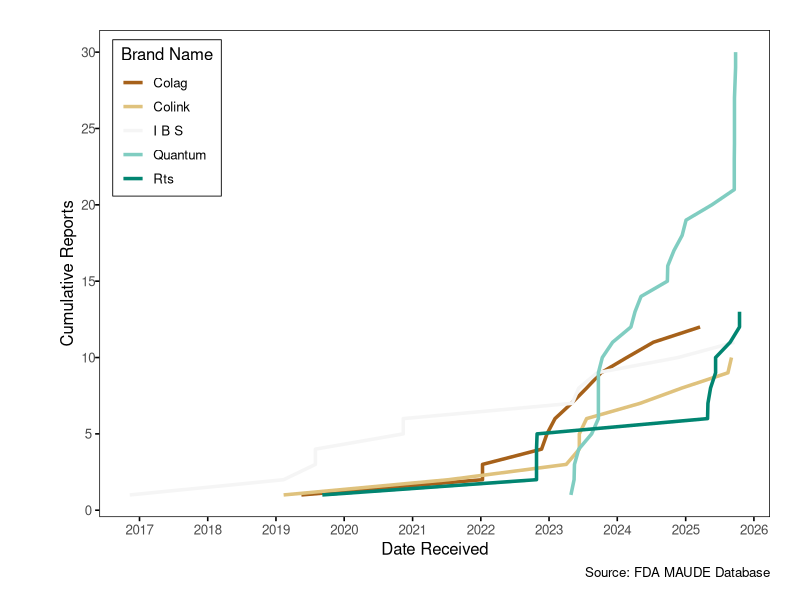
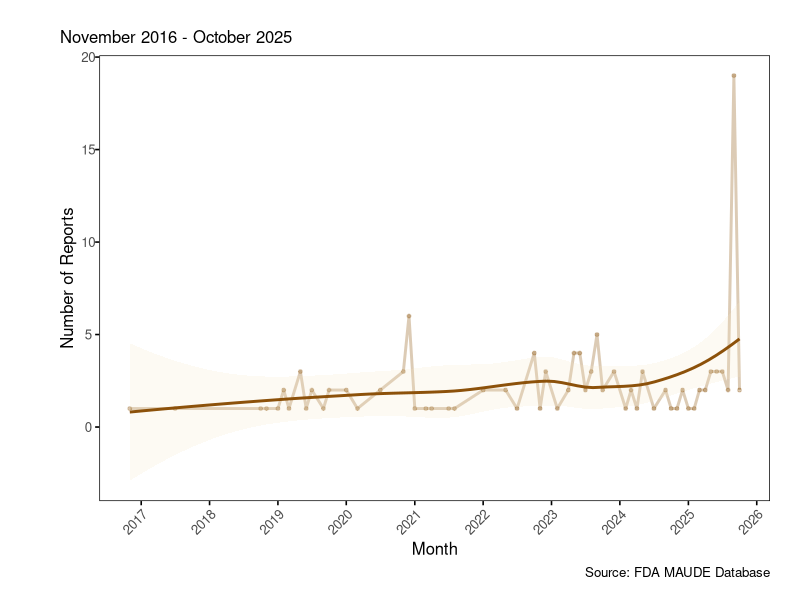
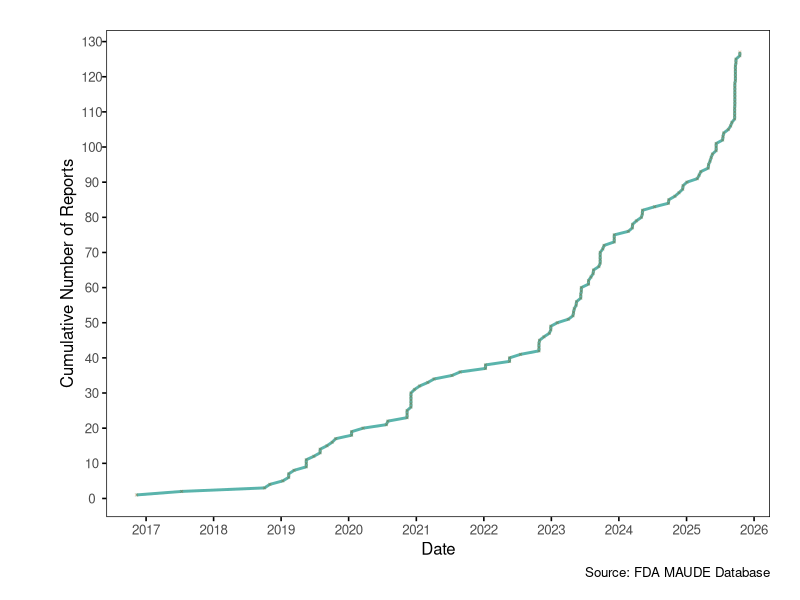
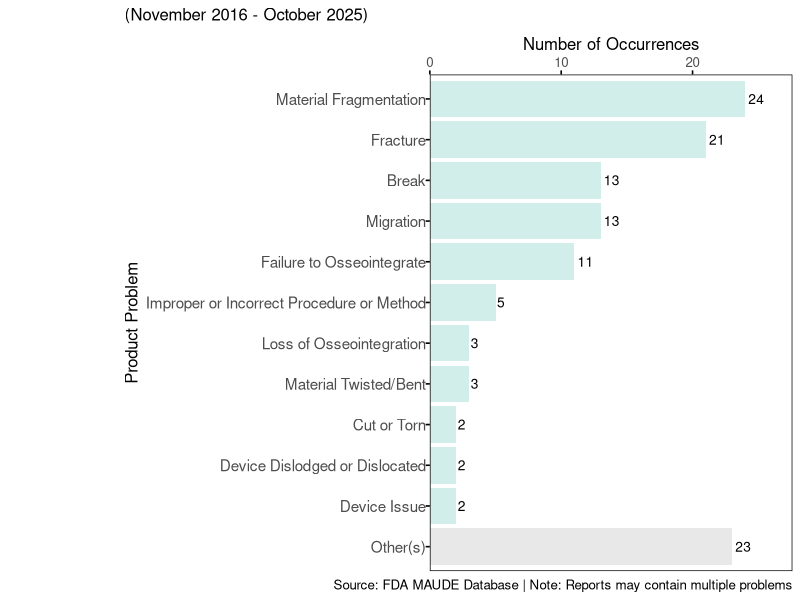
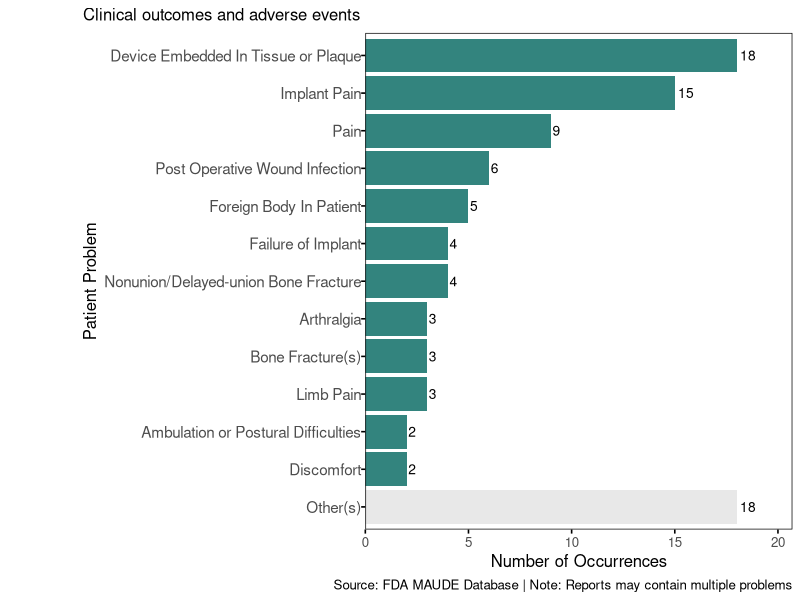

The R script that drew these images, in order:
## ---- chunk 1
#| echo: false
#| results: 'hide'
#| message: false

# Load required libraries
library(tidyverse)
library(lubridate)
library(scales)
library(knitr)

# Custom ggplot2 theme matching base R aesthetics
theme_baseR <- function(base_size = 12) {
  theme_classic(base_size = base_size) %+replace%
    theme(
      panel.grid = element_blank(),
      panel.border = element_rect(color = "black", fill = NA, linewidth = 0.5),
      axis.line = element_blank(),
      axis.ticks = element_line(color = "black"),
      plot.title = element_text(
        hjust = 0.5,
        face = "bold",
        margin = margin(b = 20, t = 10)
      ),
      plot.margin = unit(c(1.5, 1.5, 1, 3), "lines"),  # Increased left margin from 1.5 to 3
      plot.title.position = "plot",
      axis.text.y = element_text(size = rel(1.0))  # Ensure y-axis text is readable
    )
}
theme_set(theme_baseR())

# Save current locale and set to English
original_locale <- Sys.getlocale("LC_TIME")
Sys.setlocale("LC_TIME", "C")

# Color palette using brewer colors
brbg_colors <- scales::brewer_pal(palette = "BrBG")(6)
colors <- list(
  primary   = brbg_colors[1],
  secondary = brbg_colors[2],
  accent    = brbg_colors[3],
  highlight = brbg_colors[4],
  warning   = brbg_colors[5],
  info      = brbg_colors[6]
)

# Configuration
PATIENT_EXCLUSIONS <- c(
  "No Code Available",
  "No Known Impact Or Consequence To Patient",
  "Symptoms or Conditions",
  "No Information",
  "No Consequences Or Impact To Patient",
  "Appropriate Clinical Signs",
  "No Clinical Signs",
  "Conditions Term / Code Not Available",
  "Appropriate Term / Code Not Available",
  "Insufficient Information",
  "No Patient Involvement",
  "Reaction",
  "Patient Problem/Medical Problem"
)

PRODUCT_EXCLUSIONS <- c(
  "Adverse Event Without Identified Device or Use Problem",
  "Appropriate Term/Code Not Available",
  "Unknown (for use when the device problem is not known)",
  "Insufficient Information",
  "No Apparent Adverse Event"
)

# Helper functions
parse_problem_lists <- function(series) {
  series %>%
    str_remove_all("\\[|\\]|'") %>%
    str_split(", ") %>%
    unlist()
}

shorten_brand_name <- function(brand, max_words = 4) {
  words <- str_split(brand, " ")[[1]]
  if (length(words) > max_words) {
    paste(words[1:max_words], collapse = " ")
  } else {
    brand
  }
}
## ---- chunk 2
#| echo: false

# Read the data
data <- read_csv("processed_data.csv", show_col_types = FALSE)
## ---- chunk 3
#| echo: false

# Compute all summary statistics
total_reports <- nrow(data)
date_min <- min(data$date_received, na.rm = TRUE)
date_max <- max(data$date_received, na.rm = TRUE)
duration_days <- as.numeric(date_max - date_min)
duration_months <- round(duration_days / 30.44, 1)

unique_manufacturers <- n_distinct(data$manufacturer_std)
unique_brands <- n_distinct(data$brand_std)

# Patient problems statistics
patient_problems_all_list <- parse_problem_lists(data$patient_problems)

reports_with_patient_problems <- sum(
  !patient_problems_all_list %in% PATIENT_EXCLUSIONS
)

# Monthly statistics
monthly_counts <- data %>%
  mutate(year_month = floor_date(date_received, "month")) %>%
  count(year_month) %>%
  arrange(year_month)

avg_monthly_reports <- round(mean(monthly_counts$n), 1)
max_monthly_reports <- max(monthly_counts$n)
max_month <- monthly_counts %>%
  filter(n == max_monthly_reports) %>%
  slice(1) %>%
  pull(year_month) %>%
  format("%B %Y")
## ---- chunk 4
#| label: tbl-summary-stats
#| tbl-cap: "Summary statistics of FDA MAUDE reports"

summary_stats <- tibble(
  Metric = c(
    "Total Reports",
    "Date Range",
    "Reporting Duration",
    "Unique Manufacturers",
    "Unique Device Brands",
    "Average Monthly Reports",
    "Maximum Monthly Reports"
  ),
  Value = c(
    as.character(format(total_reports, big.mark = ",")),
    as.character(paste(format(date_min, "%B %d, %Y"), "to", format(date_max, "%B %d, %Y"))),
    as.character(paste0(duration_days, " days (", duration_months, " months)")),
    as.character(format(unique_manufacturers, big.mark = ",")),
    as.character(format(unique_brands, big.mark = ",")),
    as.character(paste0(avg_monthly_reports, " reports/month")),
    as.character(paste0(max_monthly_reports, " reports in ", max_month))
  )
)

kable(summary_stats, align = c("l", "l"))
## ---- chunk 5
#| echo: false

# Calculate manufacturer statistics with 80% analysis
manufacturers_all <- data %>%
  count(manufacturer_std, sort = TRUE)

total_all_manufacturers <- sum(manufacturers_all$n)

manufacturers_all <- manufacturers_all %>%
  mutate(
    cumulative_n = cumsum(n),
    cumulative_pct = cumulative_n / total_all_manufacturers
  )

# Get manufacturers that account for 80% of data
# Use lag to check if previous row was < 0.80, ensuring we include the manufacturer that crosses 80%
manufacturers_80 <- manufacturers_all %>%
  mutate(prev_pct = lag(cumulative_pct, default = 0)) %>%
  filter(prev_pct < 0.80) %>%
  select(-prev_pct)

# Ensure we have at least one manufacturer
if(nrow(manufacturers_80) == 0) {
  manufacturers_80 <- manufacturers_all %>% slice_head(n = 1)
}

# Calculate "Other" category
other_manufacturers_n <- total_all_manufacturers - sum(manufacturers_80$n)

n_80_manufacturers <- nrow(manufacturers_80)
total_80_manufacturer_reports <- sum(manufacturers_80$n)
pct_80_manufacturer <- round(100 * total_80_manufacturer_reports / total_reports, 1)
other_manufacturer_pct <- round(100 * other_manufacturers_n / total_reports, 1)

top_manufacturer <- manufacturers_80$manufacturer_std[1]
top_manufacturer_count <- manufacturers_80$n[1]
top_manufacturer_pct <- round(100 * top_manufacturer_count / total_reports, 1)

# Table data (without Other)
manufacturers_table_data <- manufacturers_80
## ---- chunk 6
#| echo: false
#| results: asis
if(other_manufacturers_n > 0) {
  cat(sprintf("
The remaining **%s** reports (**%s%%**) are from other manufacturers.
", 
              format(other_manufacturers_n, big.mark = ","), 
              other_manufacturer_pct))
}
## ---- chunk 7
#| label: tbl-manufacturers
#| tbl-cap: !expr sprintf("Manufacturer(s) representing %s%% of reports", pct_80_manufacturer)

manufacturer_table <- manufacturers_table_data %>%
  mutate(
    Rank = row_number(),
    Manufacturer = manufacturer_std,
    Reports = format(n, big.mark = ","),
    `% of Total` = sprintf("%.2f%%", n / total_reports * 100)
  ) %>%
  select(Rank, Manufacturer, Reports, `% of Total`)

# Add Other(s) row if there are other manufacturers
if(other_manufacturers_n > 0) {
  other_row <- tibble(
    Rank = NA,
    Manufacturer = "Other(s)",
    Reports = format(other_manufacturers_n, big.mark = ","),
    `% of Total` = sprintf("%.2f%%", other_manufacturer_pct)
  )
  manufacturer_table <- bind_rows(manufacturer_table, other_row)
}

kable(manufacturer_table, align = c("c", "l", "r", "r"))
## ---- chunk 8
#| echo: false

# Calculate brand statistics with 80% analysis
brands_all <- data %>%
  count(brand_std, sort = TRUE)

total_all_brands <- sum(brands_all$n)

brands_all <- brands_all %>%
  mutate(
    cumulative_n = cumsum(n),
    cumulative_pct = cumulative_n / total_all_brands
  )

# Get brands that account for 80% of data
# Use lag to check if previous row was < 0.80, ensuring we include the brand that crosses 80%
brands_80 <- brands_all %>%
  mutate(prev_pct = lag(cumulative_pct, default = 0)) %>%
  filter(prev_pct < 0.80) %>%
  select(-prev_pct)

# Ensure we have at least one brand
if(nrow(brands_80) == 0) {
  brands_80 <- brands_all %>% slice_head(n = 1)
}

# Calculate "Other" category
other_brands_n <- total_all_brands - sum(brands_80$n)

n_80_brands <- nrow(brands_80)
total_80_brand_reports <- sum(brands_80$n)
pct_80_brand <- round(100 * total_80_brand_reports / total_reports, 1)
other_brand_pct <- round(100 * other_brands_n / total_reports, 1)

# Keep top 5 for cumulative analysis
top_5_brands <- brands_80 %>% head(5)

top_brand <- brands_80$brand_std[1]
top_brand_count <- brands_80$n[1]
top_brand_pct <- round(100 * top_brand_count / total_reports, 1)

# Table data (without Other)
brands_table_data <- brands_80
## ---- chunk 9
#| echo: false
#| results: asis
if(other_brands_n > 0) {
  cat(sprintf("
The remaining **%s** reports (**%s%%**) are from other brands.
", 
              format(other_brands_n, big.mark = ","), 
              other_brand_pct))
}
## ---- chunk 10
#| label: tbl-brands
#| tbl-cap: !expr sprintf("Device brand(s) representing %s%% of reports", pct_80_brand)

brand_table <- brands_table_data %>%
  mutate(
    Rank = row_number(),
    Brand = brand_std,
    Reports = format(n, big.mark = ","),
    `% of Total` = sprintf("%.2f%%", n / total_reports * 100)
  ) %>%
  select(Rank, Brand, Reports, `% of Total`)

# Add Other(s) row if there are other brands
if(other_brands_n > 0) {
  other_row <- tibble(
    Rank = NA,
    Brand = "Other(s)",
    Reports = format(other_brands_n, big.mark = ","),
    `% of Total` = sprintf("%.2f%%", other_brand_pct)
  )
  brand_table <- bind_rows(brand_table, other_row)
}

kable(brand_table, align = c("c", "l", "r", "r"))
## ---- chunk 11
#| label: fig-brand-cumulative
#| fig-cap: "Cumulative adverse event reports by top 5 brands"
#| fig-width: 8
#| fig-height: 6

brand_cumulative <- data %>%
  filter(brand_std %in% top_5_brands$brand_std) %>%
  arrange(brand_std, date_received) %>%
  group_by(brand_std) %>%
  mutate(
    cumulative = row_number(),
    brand_label = str_to_title(map_chr(brand_std, shorten_brand_name))
  ) %>%
  ungroup()

# Calculate appropriate date breaks
date_range_years <- as.numeric(difftime(max(data$date_received), 
                                        min(data$date_received), 
                                        units = "days")) / 365.25

if(date_range_years > 2) {
  date_labels <- "%Y"
  date_breaks <- "1 year"
} else {
  date_labels <- "%b %Y"
  date_breaks <- "3 months"
}

ggplot(brand_cumulative, aes(x = date_received, y = cumulative, color = brand_label)) +
  geom_line(linewidth = 1.2) +
  scale_color_brewer(palette = "BrBG") +
  scale_x_date(date_labels = date_labels, date_breaks = date_breaks) +
  scale_y_continuous(labels = comma, breaks = pretty_breaks()) +
  labs(
    x = "Date Received",
    y = "Cumulative Reports",
    color = "Brand Name",
    caption = "Source: FDA MAUDE Database"
  ) +
  theme(
    legend.position = c(0.02, 0.98),
    legend.justification = c(0, 1),
    legend.background = element_rect(fill = "white", color = "black", linewidth = 0.3),
    legend.margin = margin(4, 6, 4, 6)
  )
## ---- chunk 12
#| label: fig-temporal-trends
#| fig-cap: "Monthly trend of FDA MAUDE reports"
#| fig-width: 10
#| fig-height: 5

monthly_plot_data <- data %>%
  mutate(year_month = floor_date(date_received, "month")) %>%
  count(year_month)

# Calculate appropriate date breaks based on data range
date_range_years <- as.numeric(difftime(max(data$date_received), 
                                        min(data$date_received), 
                                        units = "days")) / 365.25

if(date_range_years > 2) {
  date_labels <- "%Y"
  date_breaks <- "1 year"
} else {
  date_labels <- "%b %Y"
  date_breaks <- "3 months"
}

ggplot(monthly_plot_data, aes(x = year_month, y = n)) +
  geom_line(color = colors$primary, linewidth = 1, alpha = 0.3) +
  geom_point(color = colors$primary, size = 1, alpha = 0.3) +
  geom_smooth(
    method = "loess", 
    se = TRUE, 
    color = colors$primary, 
    fill = colors$accent, 
    alpha = 0.2
  ) +
  scale_x_date(date_breaks = date_breaks, date_labels = date_labels) +
  scale_y_continuous(breaks = pretty_breaks()) +
  labs(
    subtitle = paste(format(date_min, "%B %Y"), "-", format(date_max, "%B %Y")),
    x = "Month",
    y = "Number of Reports",
    caption = "Source: FDA MAUDE Database"
  ) +
  theme(axis.text.x = element_text(angle = 45, hjust = 1))
## ---- chunk 13
#| echo: false

# Statistical analysis for peak detection
mean_monthly <- mean(monthly_plot_data$n)
sd_monthly <- sd(monthly_plot_data$n)

# Calculate z-scores for each month
monthly_plot_data <- monthly_plot_data %>%
  mutate(
    z_score = (n - mean_monthly) / sd_monthly,
    deviation = n - mean_monthly,
    is_significant = abs(z_score) >= 2  # 95% confidence level (2 standard deviations)
  )

# Identify statistically significant peaks (positive outliers)
significant_peaks <- monthly_plot_data %>%
  filter(z_score >= 2) %>%  # Above 2 standard deviations (p < 0.05)
  arrange(desc(z_score)) %>%
  mutate(
    month_label = format(year_month, "%B %Y"),
    z_score_rounded = round(z_score, 2),
    deviation_pct = round(100 * deviation / mean_monthly, 1)
  )

# Identify statistically significant valleys (negative outliers)
significant_valleys <- monthly_plot_data %>%
  filter(z_score <= -2) %>%
  arrange(z_score) %>%
  mutate(
    month_label = format(year_month, "%B %Y"),
    z_score_rounded = round(abs(z_score), 2),
    deviation_pct = round(100 * abs(deviation) / mean_monthly, 1)
  )

n_significant_peaks <- nrow(significant_peaks)
n_significant_valleys <- nrow(significant_valleys)

# Format peak and valley lists
if(n_significant_peaks > 0) {
  peak_details <- significant_peaks %>%
    mutate(detail = sprintf("%s (%s reports, z=%.2f, +%s%%)", 
                           month_label, 
                           format(n, big.mark = ","),
                           z_score_rounded,
                           deviation_pct)) %>%
    pull(detail)
  peak_list <- paste(peak_details, collapse = "; ")
} else {
  peak_list <- "None detected"
}

if(n_significant_valleys > 0) {
  valley_details <- significant_valleys %>%
    mutate(detail = sprintf("%s (%s reports, z=%.2f, -%s%%)", 
                           month_label, 
                           format(n, big.mark = ","),
                           z_score_rounded,
                           deviation_pct)) %>%
    pull(detail)
  valley_list <- paste(valley_details, collapse = "; ")
} else {
  valley_list <- "None detected"
}

sd_monthly_rounded <- round(sd_monthly, 1)
cv <- round(100 * sd_monthly / mean_monthly, 1)  # Coefficient of variation
## ---- chunk 14
#| echo: false
#| results: asis

# Dynamic output based on presence of peaks and/or valleys
if(n_significant_peaks == 0 && n_significant_valleys == 0) {
  cat("
**Outlier Detection**: No statistically significant peaks or valleys detected at 95% confidence level (|z| < 2).
")
} else {
  # Show peaks if found
  if(n_significant_peaks > 0) {
    cat("
**Statistically Significant Peaks** (≥2 SD above mean, p < 0.05):

")
    cat(sprintf("%d month(s) identified:

", n_significant_peaks))
    for(i in 1:nrow(significant_peaks)) {
      cat(sprintf("- **%s**: %s reports (z=%.2f, +%s%%)
",
                  significant_peaks$month_label[i],
                  format(significant_peaks$n[i], big.mark = ","),
                  significant_peaks$z_score_rounded[i],
                  significant_peaks$deviation_pct[i]))
    }
    cat("
")
  }
  
  # Show valleys if found
  if(n_significant_valleys > 0) {
    cat("
**Statistically Significant Valleys** (≥2 SD below mean, p < 0.05):

")
    cat(sprintf("%d month(s) identified:

", n_significant_valleys))
    for(i in 1:nrow(significant_valleys)) {
      cat(sprintf("- **%s**: %s reports (z=%.2f, -%s%%)
",
                  significant_valleys$month_label[i],
                  format(significant_valleys$n[i], big.mark = ","),
                  significant_valleys$z_score_rounded[i],
                  significant_valleys$deviation_pct[i]))
    }
    cat("
")
  }
}
## ---- chunk 15
#| label: fig-cumulative-reports
#| fig-cap: "Cumulative FDA MAUDE reports over time"
#| fig-width: 10
#| fig-height: 5

cumulative_data <- data %>%
  arrange(date_received) %>%
  mutate(cumulative_count = row_number())

# Calculate appropriate date breaks
date_range_years <- as.numeric(difftime(max(data$date_received), 
                                        min(data$date_received), 
                                        units = "days")) / 365.25

if(date_range_years > 2) {
  date_labels <- "%Y"
  date_breaks <- "1 year"
} else {
  date_labels <- "%b %Y"
  date_breaks <- "3 months"
}

ggplot(cumulative_data, aes(x = date_received, y = cumulative_count)) +
  geom_line(color = colors$warning, linewidth = 1) +
  geom_point(color = colors$primary, size = 0.5, shape = 4, alpha = 0.3) +
  scale_x_date(date_breaks = date_breaks, date_labels = date_labels) +
  scale_y_continuous(breaks = pretty_breaks(n = 10)) +
  labs(
    x = "Date",
    y = "Cumulative Number of Reports",
    caption = "Source: FDA MAUDE Database"
  )
## ---- chunk 16
#| echo: false

# Extract and count individual product problems
product_problems_vector <- parse_problem_lists(data$product_problems)

# Get all product problems sorted by frequency
product_problems_all <- tibble(problems = product_problems_vector) %>%
  filter(
    !is.na(problems) &
    problems != "" &
    !problems %in% PRODUCT_EXCLUSIONS
  ) %>%
  count(problems, sort = TRUE)

total_all_product_problems <- sum(product_problems_all$n)

# Calculate cumulative percentage for 80% analysis
product_problems_all <- product_problems_all %>%
  mutate(
    cumulative_n = cumsum(n),
    cumulative_pct = cumulative_n / total_all_product_problems
  )

# Get items that account for 80% of data
# Use lag to check if previous row was < 0.80, ensuring we include the item that crosses 80%
product_problems_80 <- product_problems_all %>%
  mutate(prev_pct = lag(cumulative_pct, default = 0)) %>%
  filter(prev_pct < 0.80) %>%
  select(-prev_pct)

# Ensure we have at least one item
if(nrow(product_problems_80) == 0) {
  product_problems_80 <- product_problems_all %>% slice_head(n = 1)
}

# Calculate "Other" category
other_problems_n <- total_all_product_problems - sum(product_problems_80$n)

# Add "Other(s)" row for plotting
product_problems_plot <- product_problems_80 %>%
  bind_rows(tibble(problems = "Other(s)", n = other_problems_n)) %>%
  mutate(problems = factor(problems, levels = c("Other(s)", rev(product_problems_80$problems))))

n_80_problems <- nrow(product_problems_80)
total_80_product_problems <- sum(product_problems_80$n)
pct_80 <- round(100 * total_80_product_problems / total_all_product_problems, 1)
other_pct <- round(100 * other_problems_n / total_all_product_problems, 1)
## ---- chunk 17
#| label: fig-product-problems
#| fig-cap: !expr sprintf("Product problems representing %s%% of problem occurrences, plus Other(s) category", pct_80)
#| fig-width: 10
#| fig-height: !expr max(10, (n_80_problems + 1) * 0.45)

ggplot(product_problems_plot, aes(x = problems, y = n)) +
  geom_col(aes(fill = problems == "Other(s)", alpha = problems == "Other(s)"), 
           show.legend = FALSE) +
  scale_fill_manual(values = c("FALSE" = colors$highlight, "TRUE" = "gray85")) +
  scale_alpha_manual(values = c("FALSE" = 0.8, "TRUE" = 0.6)) +
  geom_text(aes(label = n), hjust = -0.2, size = 3.5) +
  coord_flip() +
  scale_y_continuous(expand = expansion(mult = c(0, 0.15)), position = "right") +
  scale_x_discrete(expand = expansion(add = c(0.6, 0.6))) +
  labs(
    subtitle = paste0("(", format(date_min, "%B %Y"), 
                     " - ", format(date_max, "%B %Y"), ")"),
    x = "Product Problem",
    y = "Number of Occurrences",
    caption = "Source: FDA MAUDE Database | Note: Reports may contain multiple problems"
  ) +
  theme(
    axis.text.y = element_text(size = 11, hjust = 1),  # Increased to 11 for better readability
    plot.margin = margin(5.5, 5.5, 5.5, 90, "pt")
  )
## ---- chunk 18
#| echo: false
#| results: asis

all_80_product <- product_problems_80 %>%
  mutate(
    pct = sprintf("%.1f%%", 100 * n / total_all_product_problems)
  )

for(i in 1:nrow(all_80_product)) {
  cat(sprintf("%d. **%s** - %s occurrences (%s)
", 
              i, 
              all_80_product$problems[i], 
              format(all_80_product$n[i], big.mark = ","),
              all_80_product$pct[i]))
}
## ---- chunk 19
#| echo: false

# Extract and count patient problems
patient_problems_vector <- parse_problem_lists(data$patient_problems)

# Get all patient problems sorted by frequency
patient_problems_all <- tibble(problems = patient_problems_vector) %>%
  filter(
    !is.na(problems) &
    problems != "" &
    !problems %in% PATIENT_EXCLUSIONS
  ) %>%
  count(problems, sort = TRUE)

total_all_patient_problems <- sum(patient_problems_all$n)

# Calculate cumulative percentage for 80% analysis
patient_problems_all <- patient_problems_all %>%
  mutate(
    cumulative_n = cumsum(n),
    cumulative_pct = cumulative_n / total_all_patient_problems
  )

# Get items that account for 80% of data
# Use lag to check if previous row was < 0.80, ensuring we include the item that crosses 80%
patient_problems_80 <- patient_problems_all %>%
  mutate(prev_pct = lag(cumulative_pct, default = 0)) %>%
  filter(prev_pct < 0.80) %>%
  select(-prev_pct)

# Ensure we have at least one item
if(nrow(patient_problems_80) == 0) {
  patient_problems_80 <- patient_problems_all %>% slice_head(n = 1)
}

# Calculate "Other" category
other_patient_problems_n <- total_all_patient_problems - sum(patient_problems_80$n)

# Add "Other(s)" row for plotting
patient_problems_plot <- patient_problems_80 %>%
  bind_rows(tibble(problems = "Other(s)", n = other_patient_problems_n)) %>%
  mutate(problems = factor(problems, levels = c("Other(s)", rev(patient_problems_80$problems))))

n_80_patient_problems <- nrow(patient_problems_80)
total_80_patient_problems <- sum(patient_problems_80$n)
pct_80_patient <- round(100 * total_80_patient_problems / total_all_patient_problems, 1)
other_patient_pct <- round(100 * other_patient_problems_n / total_all_patient_problems, 1)
## ---- chunk 20
#| label: fig-patient-problems
#| fig-cap: !expr sprintf("Patient problems representing %s%% of problem occurrences, plus Other(s) category", pct_80_patient)
#| fig-width: 8
#| fig-height: !expr max(10, (n_80_patient_problems + 1) * 0.45)

ggplot(patient_problems_plot, aes(x = problems, y = n)) +
  geom_col(aes(fill = problems == "Other(s)", alpha = problems == "Other(s)"), 
           show.legend = FALSE) +
  scale_fill_manual(values = c("FALSE" = colors$info, "TRUE" = "gray85")) +
  scale_alpha_manual(values = c("FALSE" = 0.8, "TRUE" = 0.6)) +
  geom_text(aes(label = n), hjust = -0.2, size = 3.5) +
  coord_flip() +
  scale_y_continuous(expand = expansion(mult = c(0, 0.15))) +
  labs(
    subtitle = "Clinical outcomes and adverse events",
    x = "Patient Problem",
    y = "Number of Occurrences",
    caption = "Source: FDA MAUDE Database | Note: Reports may contain multiple problems"
  ) +
  theme(
    axis.text.y = element_text(size = 11, hjust = 1),  # Increased to 11 for better readability
    plot.margin = margin(5.5, 5.5, 5.5, 60, "pt")
  )
## ---- chunk 21
#| echo: false
#| results: asis

all_80_patient <- patient_problems_80 %>%
  mutate(
    pct = sprintf("%.1f%%", 100 * n / total_all_patient_problems)
  )

for(i in 1:nrow(all_80_patient)) {
  cat(sprintf("%d. **%s** - %s occurrences (%s)
", 
              i, 
              all_80_patient$problems[i], 
              format(all_80_patient$n[i], big.mark = ","),
              all_80_patient$pct[i]))
}
